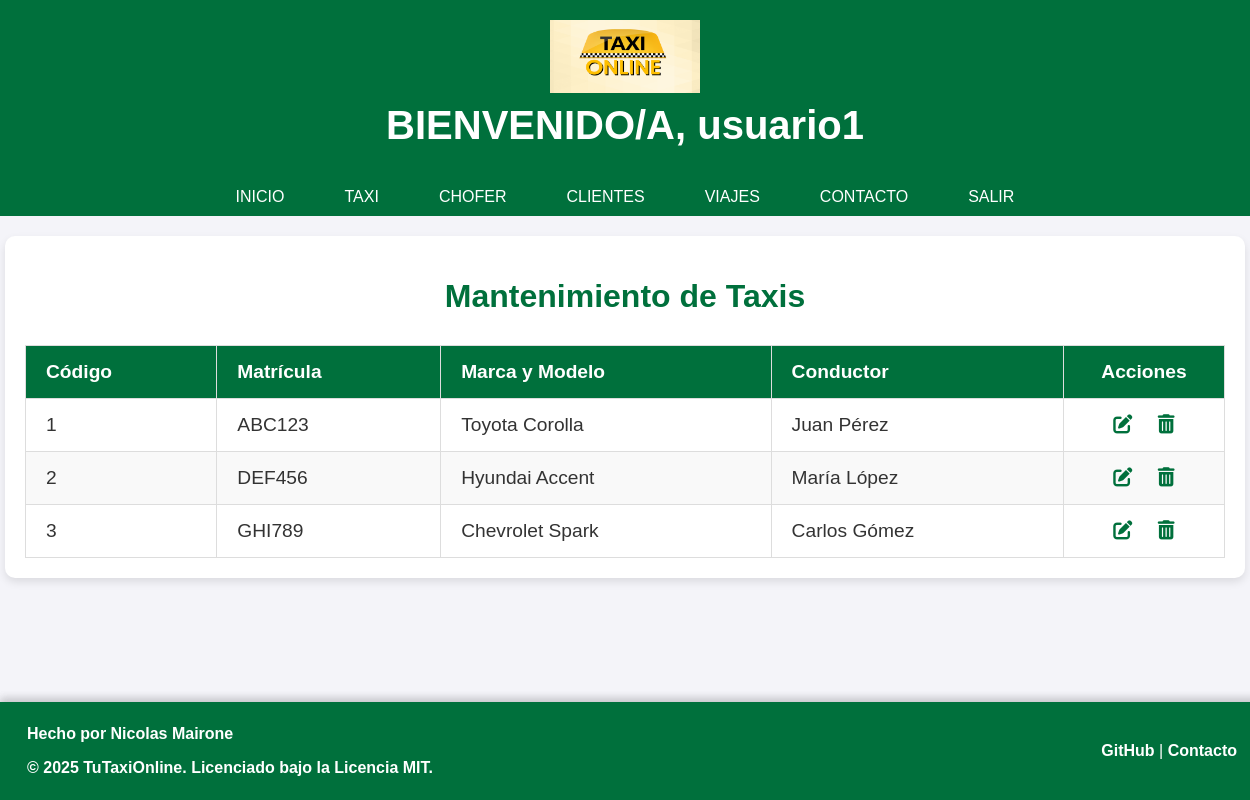
The page /mantenimiento_taxi.php (signed in) on the database its author committed.
### tables this page shows
CREATE TABLE `taxis` (
  `id` int NOT NULL AUTO_INCREMENT,
  `placa` varchar(10) NOT NULL,
  `modelo` varchar(50) NOT NULL,
  `conductor` varchar(255) NOT NULL,
  PRIMARY KEY (`id`),
  UNIQUE KEY `placa` (`placa`)
);

### mantenimiento_taxi.php (the view, shortened to what this page needs)
<?php
include 'conexion.php';
include 'encabezado1.php';
$query = "SELECT * FROM taxis";
$result = mysqli_query($conexion, $query);
echo '
<!DOCTYPE html>
<html lang="es">
<head>
    <meta charset="UTF-8">
    <meta name="viewport" content="width=device-width, initial-scale=1.0">
    <link rel="stylesheet" href="css/styles.css">
    <link rel="stylesheet" href="https://cdnjs.cloudflare.com/ajax/libs/font-awesome/6.0.0-beta3/css/all.min.css">
    <title>Mantenimiento de Taxis</title>
    <style>
        /* Contenedor principal */
        .page-container {
            width: 100%;
            max-width: 1200px;
            margin: 20px auto;
            background-color: #ffffff;
            padding: 20px;
            border-radius: 10px;
            box-shadow: 0 4px 8px rgba(0, 0, 0, 0.1);
        }
        /* Estilos para la tabla */
        table {
            width: 100%;
            border-collapse: collapse;
            font-size: 1.2rem;
            text-align: left;
        }
        table thead {
            background-color: #00703c;
            color: white;
        }
        table th, table td {
            padding: 15px 20px;
            border: 1px solid #ddd;
        }
        table tr:nth-child(even) {
            background-color: #f9f9f9;
        }
        /* Columna de acciones más pequeña */
        table th:last-child, table td:last-child {
            width: 120px; /* Ajusta el ancho de la columna de acciones */
            text-align: center;
        }
        .action-links a {
            text-decoration: none;
            color: #00703c;
            font-size: 1.2rem;
            margin: 0 10px;
        }
        .action-links a:hover {
            color: #005a2e;
        }
        .page-title {
            text-align: center;
            color: #00703c;
            margin-bottom: 30px;
            font-size: 2rem;
        }
    </style>
</head>
<body>
    <div class="page-container">
        <h1 class="page-title">Mantenimiento de Taxis</h1>
        <table>
            <thead>
                <tr>
                    <th>Código</th>
                    <th>Matrícula</th>
                    <th>Marca y Modelo</th>
                    <th>Conductor</th>
                    <th>Acciones</th>
                </tr>
            </thead>
            <tbody>
';
while ($fila = mysqli_fetch_assoc($result)) {
    echo '
        <tr>
            <td>' . $fila['id'] . '</td>
            <td>' . $fila['placa'] . '</td>
            <td>' . $fila['modelo'] . '</td>
            <td>' . $fila['conductor'] . '</td>
            <td class="action-links">
                <a href="editar_taxi.php?id=' . $fila['id'] . '" title="Editar">
                    <i class="fas fa-edit"></i>
                </a>
                <a href="eliminar_taxi.php?id=' . $fila['id'] . '" title="Eliminar" onclick="return confirm(\'¿Estás seguro de eliminar este taxi?\')">
                    <i class="fas fa-trash-alt"></i>
                </a>
            </td>
        </tr>
    ';
}
echo '
            </tbody>
        </table>
    </div>
</body>
</html>
';
?>

### encabezado1.php (shortened to what this page needs)
<?php
$nombre_usuario = isset($_SESSION['nombre_usuario']) ? $_SESSION['nombre_usuario'] : 'Invitado';
if (!in_array(basename($_SERVER['PHP_SELF']), ['logout.php', 'login.php'])) {
    include 'footer.php';
}
echo '
<!DOCTYPE html>
<html lang="es">
<head>
    <meta charset="UTF-8">
    <meta name="viewport" content="width=device-width, initial-scale=1.0">
    <meta name="tipo" content="text/html;">
    <title>Agencia de Taxi</title>
    <link rel="icon" href="imagenes/logo.ico">
    <link rel="stylesheet" href="css/styles.css">
</head>
<body>
    <header>
        <img src="imagenes/taxi.png" alt="TuTaxiOnline" class="logo">
        <h2>BIENVENIDO/A, ' . htmlspecialchars($nombre_usuario) . '</h2>
    </header>
    <nav>
        <ul>
            <li><a href="principal.php">INICIO</a></li>
            <li>
                <a href="taxi.php" title="Ingreso de taxis">TAXI</a>
                <ul>
                    <li><a href="mantenimiento_taxi.php">Modificar Taxi</a></li>
                </ul>
            </li>
            <li>
                <a href="chofer.php" title="Ingreso de choferes">CHOFER</a>
                <ul>
                    <li><a href="mantenimiento_chofer.php" title="Mantenimiento de Choferes">Modificar Chofer</a></li>
                </ul>
            </li>
            <li>
                <a href="cliente.php" title="Ingreso de Login-Clientes">CLIENTES</a>
                <ul>
                    <li><a href="mantenimiento_cliente.php" title="Mantenimiento de Clientes">Modificar Clientes</a></li>
                </ul>
            </li>
            <li>
                <a href="servicio.php" title="Ingreso del servicio a pedir">VIAJES</a>
                <ul>
                    <li><a href="mantenimiento_servicio.php" title="Mantenimiento de Viajes">Modificar Viajes</a></li>
                </ul>
            </li>
            <li>
                <a href="contacto.php" title="Contacto">CONTACTO</a>
            </li>
            <li>
                <a href="logout.php" title="Salir" id="salir">SALIR</a>
            </li>
        </ul>
    </nav>
';
include 'footer.php';
?>

### footer.php
<?php
echo '
<footer class="footer">
    <style>
        .footer {
            background-color: #00703c;
            color: white;
            padding: 7px;
            position: fixed;
            bottom: 0;
            width: 100%;
            box-shadow: 0 -4px 8px rgba(0, 0, 0, 0.1);
            display: flex;
            justify-content: space-between;
            align-items: center;
            text-align: center;
        }
        .footer-text {
            font-size: 1rem;
            margin-left: 20px;
            text-align: left;
            font-weight: bold;
        }
        .footer-links {
            font-size: 1rem;
            margin-right: 20px;
            text-align: right;
        }
        .footer-link {
            color: white;
            text-decoration: none;
            font-weight: bold;
            transition: color 0.3s ease;
        }
        .footer-link:hover {
            color: #00bcd4;
        }
    </style>
    <div class="footer-text">
        <p>Hecho por Nicolas Mairone</p>
        <p>&copy; 2025 TuTaxiOnline. Licenciado bajo la Licencia MIT.</p>
    </div>
    <div class="footer-links">
        <a href="https://github.com/NicolasMairone/Proyecto_CursoPHP" target="_blank" class="footer-link">GitHub</a>
        |
        <a href="mailto:mairone.nicolas@gmail.com" class="footer-link">Contacto</a>
    </div>
</footer>
';
?>

### css/styles.css (style rules this page uses)
body { font-family: "Arial", sans-serif; margin: 0; padding: 0; background-color: #f4f4f9; color: #333; }
header { background-color: #00703c; color: white; text-align: center; padding: 20px; }
header img.logo { max-width: 150px; height: auto; }
header h2 { font-size: 2.5rem; margin: 10px 0; }
nav { background-color: #00703c; padding: 10px 0; }
nav ul { list-style: none; display: flex; justify-content: center; margin: 0; padding: 0; }
nav ul li { position: relative; margin: 0 15px; }
nav ul li a { text-decoration: none; color: white; font-size: 1rem; padding: 10px 15px; border-radius: 5px; transition: background-color 0.3s ease; }
.page-container { width: 90%; max-width: 800px; margin: 50px auto; padding: 20px; background: white; border-radius: 8px; box-shadow: 0 4px 6px rgba(0, 0, 0, 0.1); }
.page-title { font-size: 2rem; color: #00703c; text-align: center; margin-bottom: 20px; }

### footer.php (style rules this page uses)
.footer { background-color: #00703c; color: white; padding: 7px; position: fixed; bottom: 0; width: 100%; box-shadow: 0 -4px 8px rgba(0, 0, 0, 0.1); display: flex; justify-content: space-between; align-items: center; text-align: center; }
.footer-text { font-size: 1rem; margin-left: 20px; text-align: left; font-weight: bold; }
.footer-links { font-size: 1rem; margin-right: 20px; text-align: right; }
.footer-link { color: white; text-decoration: none; font-weight: bold; transition: color 0.3s ease; }

### mantenimiento_taxi.php (style rules this page uses)
.page-container { width: 100%; max-width: 1200px; margin: 20px auto; background-color: #ffffff; padding: 20px; border-radius: 10px; box-shadow: 0 4px 8px rgba(0, 0, 0, 0.1); }
table { width: 100%; border-collapse: collapse; font-size: 1.2rem; text-align: left; }
table thead { background-color: #00703c; color: white; }
table th, table td { padding: 15px 20px; border: 1px solid #ddd; }
table tr:nth-child(even) { background-color: #f9f9f9; }
table th:last-child, table td:last-child { width: 120px; text-align: center; }
.action-links a { text-decoration: none; color: #00703c; font-size: 1.2rem; margin: 0 10px; }
.page-title { text-align: center; color: #00703c; margin-bottom: 30px; font-size: 2rem; }

### rows shown on the page
taxis: id "1", placa "ABC123", modelo "Toyota Corolla", conductor "Juan Pérez"
taxis: id "2", placa "DEF456", modelo "Hyundai Accent", conductor "María López"
taxis: id "3", placa "GHI789", modelo "Chevrolet Spark", conductor "Carlos Gómez"

### other values the page prints
$nombre_usuario "usuario1"
